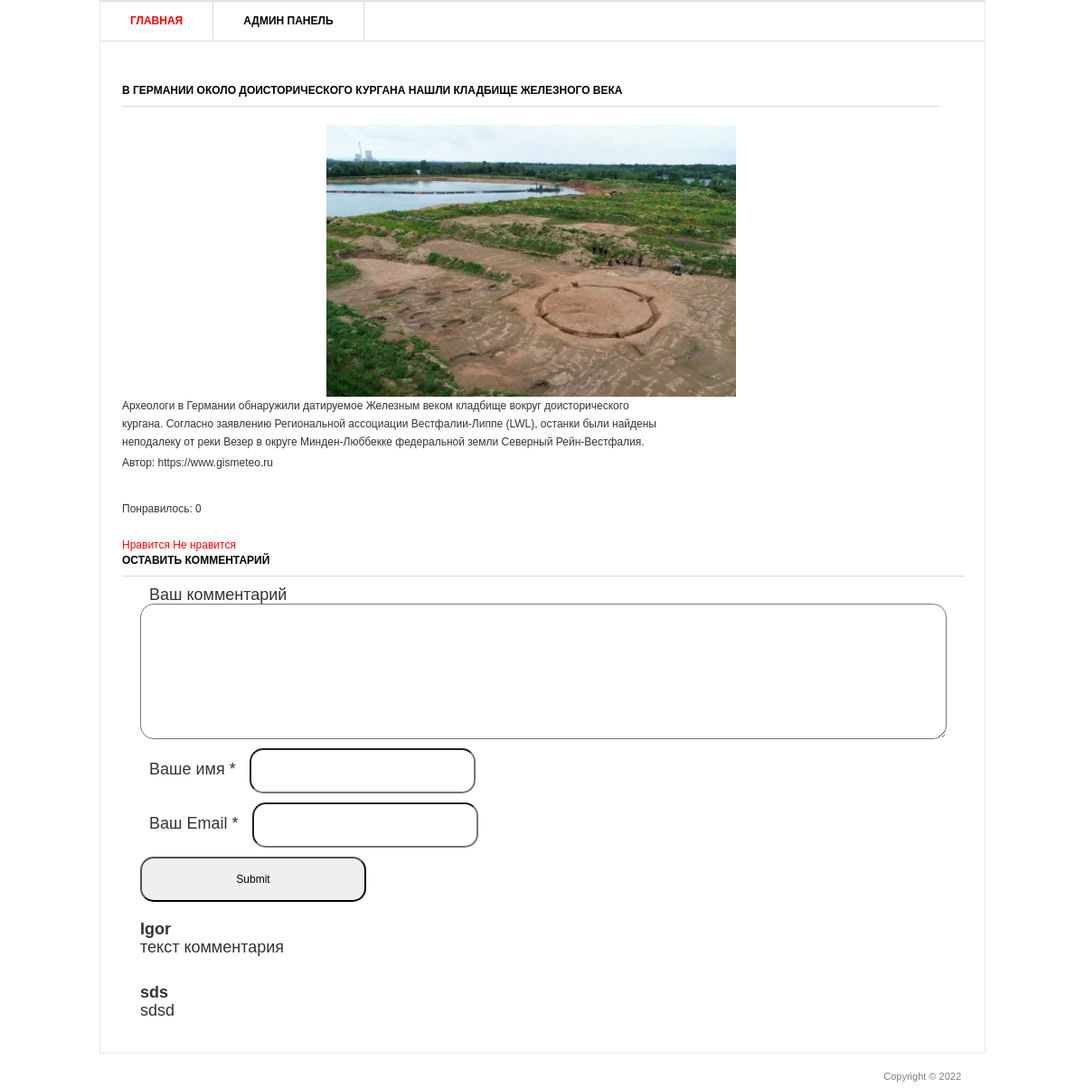
Page /2/ on the committed database.
### blog/models.py (models this page shows, shortened)
class Post(models.Model):
    title = models.CharField('Заголовок записи', max_length=100)
    description = models.TextField('Текст записи')
    author = models.CharField('Имя автора', max_length=100, blank=True)
    date = models.DateField('Дата создания')
    img = models.ImageField('Изображение', upload_to='image/%Y')
    class Meta:
        verbose_name = 'Запись'
        verbose_name_plural = 'Записи'

class Comments(models.Model):
    email = models.EmailField()
    name = models.CharField('Имя', max_length=50)
    text_comments = models.TextField('Текст комментария', max_length=2000)
    post = models.ForeignKey(Post, verbose_name='Публикация', on_delete=models.CASCADE)
    class Meta:
        verbose_name = 'Комментарий'
        verbose_name_plural = 'Комментарии'

### blog/views.py (the view)
# urls.py: path('<int:pk>/', views.PostDetail.as_view()),
class PostDetail(View):
    def get(self, request, pk):
        post = Post.objects.get(id=pk)
        return render(request, 'blog/blog_detail.html', {'post': post})

### templates/blog/blog_detail.html (shortened to what this page needs)
{% load static %}
<html >
<head>
   <link rel="stylesheet" href="{% static 'css/style.css' %}" type="text/css" media="all" />
</head>
<body>
<div class="shell">
	<div class="border">
		<div id="navigation">
			<ul>
			    <li><a href="/" class="active">Главная</a></li>
			    <li><a href="/admin">Админ панель</a></li>
			</ul>
		</div>
		<div id="main">
   			<div id="content" class="left">
      			<div class="projects">
         			<h3>{{ post.title }}</h3>
                  <p align="center">
                    <img src="{{ post.img.url }}" width="50%"/>
                  </p>
         			<div class="item">
						<div class="text left">
               				<p>{{ post.description }}</p>
               				<p>Автор:  {{ post.author }}</p>
            			</div>
         			</div>
     			 </div>
   			</div>
			<div>
				<br>
				<p>Понравилось: {{ post.likes_set.all.count }}</p>
				<br>
				<a href="{% url 'add_likes' post.id %}">Нравится</a>
				<a href="{% url 'del_likes' post.id %}">Не нравится</a>
			</div>
			<div class="form-comment">
				<h3>Оставить комментарий</h3>
				<div>
					<form action="{% url 'add_comments' post.id %}" method="post">
						<div>
							<label>Ваш комментарий</label>
							<textarea name="text_comments"></textarea>
						</div>
						<div>
							<label>Ваше имя *</label>
							<input type="text" name="name">
						</div>
						<div>
							<label>Ваш Email *</label>
							<input type="email" name="email">
						</div>
						<div><input type="submit"></div>
					</form>
				</div>
			</div>
			<div>
				{% for comment in post.comments_set.all %}
				<div class="view-comment">
					<h4>{{ comment.name }}</h4>
					<p>
						{{ comment.text_comments }}
					</p>
				</div>
				{% endfor %}
			</div>
		</div>
	</div>
	<div id="footer">
		<p class="copy right">Copyright &copy;  2022 </p>
	</div>
</div>
</body>
</html>

### static/css/style.css (style rules this page uses)
* { margin: 0; padding: 0; outline:0; }
body { font-size: 12px; line-height: 20px; font-family: Georgia, Arial, Helvetica, Sans-Serif; color: #333; background: url() repeat 0 0; }
a { color: #ff0000; text-decoration: none; cursor:pointer; }
input, textarea, select { font-family: Arial, Helvetica, sans-serif; font-size:12px; }
textarea { overflow:auto; }
.left, .alignleft { float: left; display: inline; }
.right, .alignright { float: right; display: inline; }
.shell { width: 980px; margin: 0 auto; }
.border { border: 1px solid #e8e8e8; background: #fff; position: relative; }
#navigation { height: 43px; border-top: 1px solid #dbdbdb; border-bottom: 1px solid #dbdbdb; }
#navigation ul { list-style: none; }
#navigation ul li { float: left; height: 43px; border-right: 1px solid #dbdbdb; font-size: 12px; line-height: 43px; font-weight: bold; text-transform: uppercase; }
#navigation ul li a { float: left; height: 43px; color: #000; padding: 0 33px; }
#navigation ul li a:hover, #navigation ul li a.active { color: #ff0000; text-decoration: none; }
#main { width: 932px; padding: 37px 24px 17px 24px; }
#main h3 { font-size: 12px; line-height: 15px; color: #000; text-transform: uppercase; border-bottom: 1px solid #dbdbdb; padding: 0 0 9px 0; }
#content { width: 905px; }
.projects { padding: 10px 0 0 0; }
.projects h3 { margin: 0 0 17px 0; }
.projects .item { margin: 0 0 28px 0; }
.projects .text { width: 600px; }
.projects .text p { padding: 0 0 3px 0; }
#footer { font-family: Arial, sans-serif; font-size: 11px; line-height: 14px; color: #7f7f7f; padding: 18px 27px 20px 38px; }
.form-comment { font-size: 18px; }
.form-comment label { margin: 10px 10px; }
.form-comment input { border-radius: 15px; padding: 15px; height: 50px; width: 250px; }
.form-comment textarea { border-radius: 15px; padding: 15px; height: 150px; width: 100%; resize: vertical; }
.form-comment div { margin: 10px; }
.view-comment { padding: 10px; margin: 10px; font-size: 18px; border-radius: 15px; }

### rows in the picture
Post: title "В ГЕРМАНИИ ОКОЛО ДОИСТОРИЧЕСКОГО КУРГАНА НАШЛИ КЛАДБИЩЕ ЖЕЛЕЗНОГО ВЕКА", img (picture), description "Археологи в Германии обнаружили датируемое Железным веком кладбище вокруг доисторического кургана. Согласно заявлению Региональной ассоциации Вестфалии-Липпе (LWL), останки были найдены неподалеку от реки Везер в округе Минден-Люббекке федеральной земли Северный Рейн-Вестфалия.", author "https://www.gismeteo.ru", likes_set.all.count "0"
Comments: name "Igor", text_comments "текст комментария"
Comments: name "sds", text_comments "sdsd"
